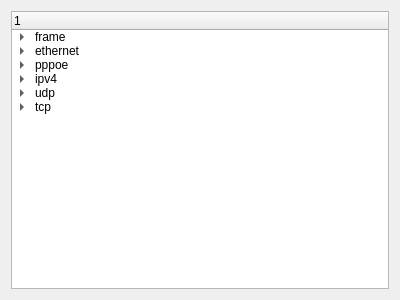
<?xml version="1.0" encoding="UTF-8"?>
<ui version="4.0">
 <class>Form</class>
 <widget class="QWidget" name="Form">
  <property name="geometry">
   <rect>
    <x>0</x>
    <y>0</y>
    <width>400</width>
    <height>300</height>
   </rect>
  </property>
  <property name="windowTitle">
   <string>Form</string>
  </property>
  <layout class="QGridLayout" name="gridLayout">
   <item row="0" column="0">
    <widget class="QTreeWidget" name="treeWidget">
     <column>
      <property name="text">
       <string>1</string>
      </property>
     </column>
     <item>
      <property name="text">
       <string>frame</string>
      </property>
      <item>
       <property name="text">
        <string>interface id</string>
       </property>
      </item>
      <item>
       <property name="text">
        <string>encapsulastion type</string>
       </property>
      </item>
      <item>
       <property name="text">
        <string>arrivetime</string>
       </property>
      </item>
      <item>
       <property name="text">
        <string>Time shift for this packet : 0seconds</string>
       </property>
      </item>
      <item>
       <property name="text">
        <string>epoch time</string>
       </property>
      </item>
      <item>
       <property name="text">
        <string>time delta from previous captured frame </string>
       </property>
      </item>
      <item>
       <property name="text">
        <string>time delta from previous displayed frame</string>
       </property>
      </item>
      <item>
       <property name="text">
        <string>frame number</string>
       </property>
      </item>
      <item>
       <property name="text">
        <string>frame length</string>
       </property>
      </item>
      <item>
       <property name="text">
        <string>capture length</string>
       </property>
      </item>
      <item>
       <property name="text">
        <string>frame is masked:false</string>
       </property>
      </item>
      <item>
       <property name="text">
        <string>frame is ignored</string>
       </property>
      </item>
      <item>
       <property name="text">
        <string>protocols in frame</string>
       </property>
      </item>
      <item>
       <property name="text">
        <string>color rule name:***</string>
       </property>
      </item>
      <item>
       <property name="text">
        <string>color rule string:***</string>
       </property>
      </item>
     </item>
     <item>
      <property name="text">
       <string>ethernet</string>
      </property>
      <item>
       <property name="text">
        <string>destination mac</string>
       </property>
      </item>
      <item>
       <property name="text">
        <string>source mac</string>
       </property>
      </item>
     </item>
     <item>
      <property name="text">
       <string>pppoe</string>
      </property>
      <item>
       <property name="text">
        <string>version:1</string>
       </property>
      </item>
      <item>
       <property name="text">
        <string>type:1</string>
       </property>
      </item>
      <item>
       <property name="text">
        <string>session id:0x6237</string>
       </property>
      </item>
      <item>
       <property name="text">
        <string>payload length:42</string>
       </property>
      </item>
     </item>
     <item>
      <property name="text">
       <string>ipv4</string>
      </property>
      <item>
       <property name="text">
        <string>version</string>
       </property>
      </item>
      <item>
       <property name="text">
        <string>header length</string>
       </property>
      </item>
      <item>
       <property name="text">
        <string>type of operation</string>
       </property>
      </item>
      <item>
       <property name="text">
        <string>total length</string>
       </property>
      </item>
      <item>
       <property name="text">
        <string>identification of header and data</string>
       </property>
      </item>
      <item>
       <property name="text">
        <string>1 represent more fragment and 0 rep None</string>
       </property>
      </item>
      <item>
       <property name="text">
        <string>0 rep fragment and 1 rep None</string>
       </property>
      </item>
      <item>
       <property name="text">
        <string>reverse Unuse</string>
       </property>
      </item>
      <item>
       <property name="text">
        <string>offset</string>
       </property>
      </item>
      <item>
       <property name="text">
        <string>ttl</string>
       </property>
      </item>
      <item>
       <property name="text">
        <string>protocol</string>
       </property>
      </item>
      <item>
       <property name="text">
        <string>check sum</string>
       </property>
      </item>
      <item>
       <property name="text">
        <string>src ip</string>
       </property>
      </item>
      <item>
       <property name="text">
        <string>dst ip</string>
       </property>
      </item>
     </item>
     <item>
      <property name="text">
       <string>udp</string>
      </property>
      <item>
       <property name="text">
        <string>src port</string>
       </property>
      </item>
      <item>
       <property name="text">
        <string>dst port</string>
       </property>
      </item>
      <item>
       <property name="text">
        <string>the len of pkt</string>
       </property>
      </item>
      <item>
       <property name="text">
        <string>fake sum</string>
       </property>
      </item>
     </item>
     <item>
      <property name="text">
       <string>tcp</string>
      </property>
      <item>
       <property name="text">
        <string>src port </string>
       </property>
      </item>
      <item>
       <property name="text">
        <string>dst port</string>
       </property>
      </item>
      <item>
       <property name="text">
        <string>pkt sequence</string>
       </property>
      </item>
      <item>
       <property name="text">
        <string>pkt ack</string>
       </property>
      </item>
      <item>
       <property name="text">
        <string>tcp data start palce</string>
       </property>
      </item>
      <item>
       <property name="text">
        <string>tcp flag</string>
       </property>
      </item>
      <item>
       <property name="text">
        <string>the senders window</string>
       </property>
      </item>
      <item>
       <property name="text">
        <string>checksum</string>
       </property>
      </item>
      <item>
       <property name="text">
        <string>botttom of urgent data</string>
       </property>
      </item>
     </item>
    </widget>
   </item>
  </layout>
 </widget>
 <resources/>
 <connections/>
</ui>
